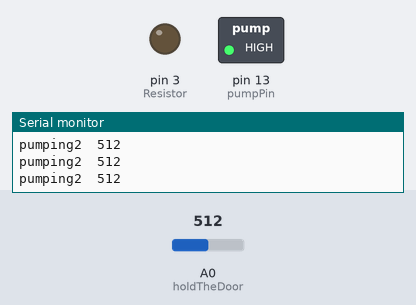
The sketch below on a simulated Arduino Uno, built with avr-gcc and run on an emulated ATmega328P. Parts: switched loads named in the sketch (green lamp = pin HIGH), output pins drawn as LEDs (lit = HIGH), the last lines printed to the serial monitor. Inputs (shaded band) come from the test bench; at power-on: A0 (holdTheDoor) = 512.

Above: at 0.8 s.
0.9 s: A0 (holdTheDoor) set to 0
At 3.8 s:
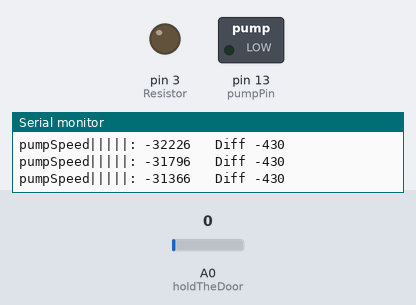
3.9 s: A0 (holdTheDoor) set to 55
6.9 s: A0 (holdTheDoor) set to 69
Timing chart, 0 to 15.0 s (numbered marks = the images above; inputs shaded):
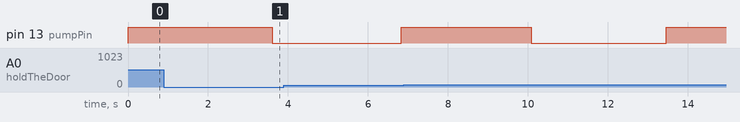

The sketch:

Lab3.ino
```cpp
/*
   TCES 455 - Lab 3
   Andrew Gates
   This lab controls the water level in a tank to maintain a preset
   equilibrium level. This code does not use any controllers.
*/
int pumpPin = 13;
int Resistor = 3;
int fulidRisitance = 0;
int button = 5;
const int SIZE = 20;
double myArray[SIZE][SIZE];

void setup()
{
  pinMode(pumpPin, OUTPUT);
  pinMode(Resistor, OUTPUT);
  pinMode(button, INPUT_PULLUP);

  Serial.begin(9600);
  holdTheDoor();
}

//Function to maintain equilibrium
void holdTheDoor()
{
  fillToTop();
  int pumpSpeed = 200;
  analogWrite(pumpPin, pumpSpeed);
  while (1)
  {
    int diff = analogRead(A0) - 430;

    //If water level is below desired level
    if (diff > 0)
    {
      pumpSpeed += diff;
      if (pumpSpeed > 255) pumpSpeed = 255;
      analogWrite(pumpPin, pumpSpeed);
      Serial.print("pumpSpeed^^^^^: "); Serial.print(pumpSpeed);
      Serial.print("   Diff "); Serial.println(diff);
    }

    //If water level is above desired level
    else
    {
      pumpSpeed -= diff;
      if (pumpSpeed < 0) pumpSpeed = 0;
      analogWrite(pumpPin, pumpSpeed);
      Serial.print("pumpSpeed|||||: "); Serial.print(pumpSpeed);
      Serial.print("   Diff "); Serial.println(diff);
    }
  }
}

//Function to fill our water tank to the top to allow for calculations
void fillToTop()
{
  //-------------PUMP 2----------------------
  double curr = millis();
  while (analogRead(A0) > 435)
  {
    analogWrite(pumpPin, 255);
    Serial.print("pumping2  "); Serial.println(analogRead(A0));
  }
  analogWrite(pumpPin, 0);
  double finish = millis() - curr;
}

void loop()
{
  int temp = analogRead(A0);
  Serial.println(temp);
}
```

Measured:
- after the input at 0.9 s, pin 13 (pumpPin): HIGH → LOW after 2.7 s
- after the input at 3.9 s, pin 13 (pumpPin): LOW → HIGH after 2.9 s instead of 2.6 s
